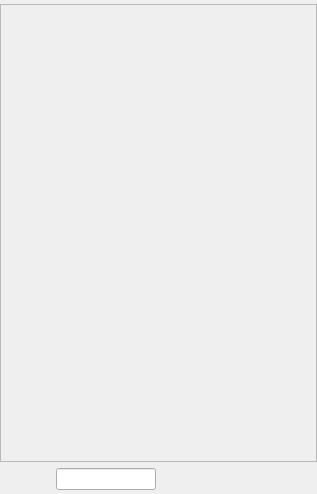
<?xml version="1.0" encoding="UTF-8"?>
<ui version="4.0">
 <class>BitmapView</class>
 <widget class="QWidget" name="BitmapView">
  <property name="geometry">
   <rect>
    <x>0</x>
    <y>0</y>
    <width>317</width>
    <height>494</height>
   </rect>
  </property>
  <property name="windowTitle">
   <string/>
  </property>
  <layout class="QVBoxLayout" name="verticalLayout">
   <property name="leftMargin">
    <number>0</number>
   </property>
   <property name="topMargin">
    <number>4</number>
   </property>
   <property name="rightMargin">
    <number>0</number>
   </property>
   <property name="bottomMargin">
    <number>4</number>
   </property>
   <item>
    <widget class="QScrollArea" name="scrollArea">
     <property name="sizeAdjustPolicy">
      <enum>QAbstractScrollArea::AdjustToContentsOnFirstShow</enum>
     </property>
     <property name="widgetResizable">
      <bool>true</bool>
     </property>
     <widget class="QLabel" name="pixmap">
      <property name="geometry">
       <rect>
        <x>0</x>
        <y>0</y>
        <width>313</width>
        <height>454</height>
       </rect>
      </property>
      <property name="sizePolicy">
       <sizepolicy hsizetype="Ignored" vsizetype="Ignored">
        <horstretch>0</horstretch>
        <verstretch>0</verstretch>
       </sizepolicy>
      </property>
      <property name="minimumSize">
       <size>
        <width>200</width>
        <height>200</height>
       </size>
      </property>
      <property name="cursor">
       <cursorShape>CrossCursor</cursorShape>
      </property>
      <property name="text">
       <string/>
      </property>
      <property name="scaledContents">
       <bool>false</bool>
      </property>
      <property name="alignment">
       <set>Qt::AlignLeading|Qt::AlignLeft|Qt::AlignTop</set>
      </property>
     </widget>
    </widget>
   </item>
   <item>
    <layout class="QHBoxLayout" name="horizontalLayout">
     <item>
      <spacer name="horizontalSpacer_2">
       <property name="orientation">
        <enum>Qt::Horizontal</enum>
       </property>
       <property name="sizeHint" stdset="0">
        <size>
         <width>40</width>
         <height>20</height>
        </size>
       </property>
      </spacer>
     </item>
     <item>
      <widget class="QLineEdit" name="coords">
       <property name="maximumSize">
        <size>
         <width>100</width>
         <height>16777215</height>
        </size>
       </property>
       <property name="readOnly">
        <bool>true</bool>
       </property>
      </widget>
     </item>
     <item>
      <widget class="QLabel" name="color">
       <property name="minimumSize">
        <size>
         <width>100</width>
         <height>20</height>
        </size>
       </property>
       <property name="maximumSize">
        <size>
         <width>100</width>
         <height>20</height>
        </size>
       </property>
       <property name="text">
        <string/>
       </property>
       <property name="alignment">
        <set>Qt::AlignCenter</set>
       </property>
      </widget>
     </item>
     <item>
      <spacer name="horizontalSpacer">
       <property name="orientation">
        <enum>Qt::Horizontal</enum>
       </property>
       <property name="sizeHint" stdset="0">
        <size>
         <width>40</width>
         <height>20</height>
        </size>
       </property>
      </spacer>
     </item>
    </layout>
   </item>
  </layout>
 </widget>
 <resources/>
 <connections/>
</ui>
